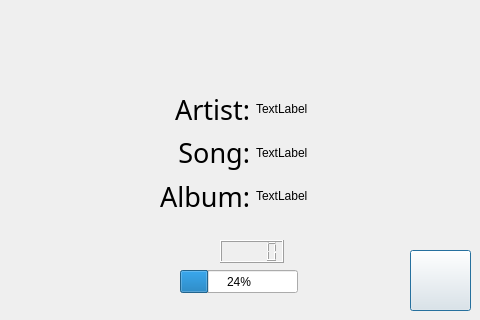
<?xml version="1.0" encoding="UTF-8"?>
<ui version="4.0">
 <class>bluetoothplayer</class>
 <widget class="QDialog" name="bluetoothplayer">
  <property name="geometry">
   <rect>
    <x>0</x>
    <y>0</y>
    <width>480</width>
    <height>320</height>
   </rect>
  </property>
  <property name="windowTitle">
   <string>Dialog</string>
  </property>
  <widget class="QLabel" name="label">
   <property name="geometry">
    <rect>
     <x>0</x>
     <y>0</y>
     <width>481</width>
     <height>321</height>
    </rect>
   </property>
   <property name="text">
    <string/>
   </property>
   <property name="pixmap">
    <pixmap>resources/music_background.jpg</pixmap>
   </property>
   <property name="scaledContents">
    <bool>true</bool>
   </property>
  </widget>
  <widget class="QLCDNumber" name="lcdNumber">
   <property name="geometry">
    <rect>
     <x>220</x>
     <y>240</y>
     <width>64</width>
     <height>23</height>
    </rect>
   </property>
   <property name="font">
    <font>
     <weight>50</weight>
     <bold>false</bold>
    </font>
   </property>
  </widget>
  <widget class="QProgressBar" name="progressBar">
   <property name="geometry">
    <rect>
     <x>180</x>
     <y>270</y>
     <width>118</width>
     <height>23</height>
    </rect>
   </property>
   <property name="value">
    <number>24</number>
   </property>
  </widget>
  <widget class="QWidget" name="gridLayoutWidget">
   <property name="geometry">
    <rect>
     <x>160</x>
     <y>90</y>
     <width>186</width>
     <height>125</height>
    </rect>
   </property>
   <layout class="QGridLayout" name="gridLayout">
    <item row="2" column="0">
     <widget class="QLabel" name="label_2">
      <property name="font">
       <font>
        <family>Courier 10 Pitch</family>
        <pointsize>20</pointsize>
       </font>
      </property>
      <property name="text">
       <string>Album:</string>
      </property>
      <property name="alignment">
       <set>Qt::AlignRight|Qt::AlignTrailing|Qt::AlignVCenter</set>
      </property>
     </widget>
    </item>
    <item row="0" column="0">
     <widget class="QLabel" name="label_3">
      <property name="font">
       <font>
        <family>Courier 10 Pitch</family>
        <pointsize>20</pointsize>
       </font>
      </property>
      <property name="text">
       <string>Artist:</string>
      </property>
      <property name="alignment">
       <set>Qt::AlignRight|Qt::AlignTrailing|Qt::AlignVCenter</set>
      </property>
     </widget>
    </item>
    <item row="1" column="0">
     <widget class="QLabel" name="label_4">
      <property name="font">
       <font>
        <family>Courier 10 Pitch</family>
        <pointsize>20</pointsize>
       </font>
      </property>
      <property name="text">
       <string>Song:</string>
      </property>
      <property name="alignment">
       <set>Qt::AlignRight|Qt::AlignTrailing|Qt::AlignVCenter</set>
      </property>
     </widget>
    </item>
    <item row="1" column="1">
     <widget class="QLabel" name="songLabel">
      <property name="text">
       <string>TextLabel</string>
      </property>
     </widget>
    </item>
    <item row="0" column="1">
     <widget class="QLabel" name="artistLabel">
      <property name="text">
       <string>TextLabel</string>
      </property>
     </widget>
    </item>
    <item row="2" column="1">
     <widget class="QLabel" name="albumLabel">
      <property name="text">
       <string>TextLabel</string>
      </property>
     </widget>
    </item>
   </layout>
  </widget>
  <widget class="QPushButton" name="backBtn">
   <property name="geometry">
    <rect>
     <x>410</x>
     <y>250</y>
     <width>61</width>
     <height>61</height>
    </rect>
   </property>
   <property name="text">
    <string/>
   </property>
   <property name="icon">
    <iconset>
     <normaloff>resources/Antenna-Small.jpg</normaloff>resources/Antenna-Small.jpg</iconset>
   </property>
   <property name="iconSize">
    <size>
     <width>280</width>
     <height>330</height>
    </size>
   </property>
  </widget>
 </widget>
 <resources/>
 <connections/>
</ui>
